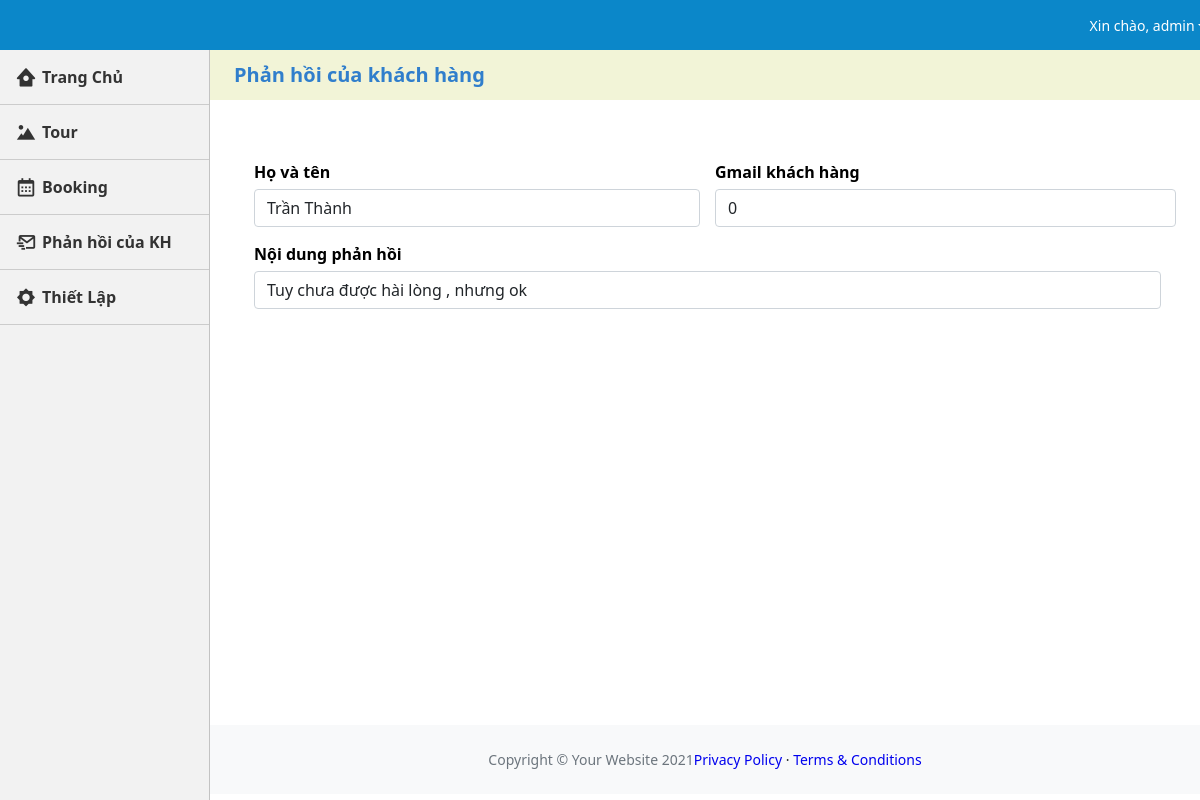
Page /xem_phan_hoi.php?id=1 (signed in) on the committed database.
### tables this page shows
CREATE TABLE `tbl_phan_hoi` (
  `id_phan_hoi` int(11) NOT NULL,
  `ho_va_ten` varchar(10) NOT NULL,
  `email` varchar(50) NOT NULL,
  `noi_dung` text NOT NULL
);

### xem_phan_hoi.php (the view, shortened to what this page needs)
<!DOCTYPE html>
<html lang="en">
    <head>
        <link href='https://unpkg.com/boxicons@2.0.9/css/boxicons.min.css' rel='stylesheet'>
        <link href="https://cdn.jsdelivr.net/npm/simple-datatables@latest/dist/style.css" rel="stylesheet" />
        <link href="css/styles.css" rel="stylesheet" />
        <link href="css/main.css" rel="stylesheet" />
    </head>
    <body class="sb-nav-fixed">
        <nav class="sb-topnav navbar navbar-expand navbar-dark bg-dark px-4" >
            <ul class="navbar-nav ms-auto ms-md-0 ">
                <li class="nav-item dropdown">
                    <a class="nav-link dropdown-toggle" id="navbarDropdown" href="#" role="button" data-bs-toggle="dropdown" aria-expanded="false" style="font-size: 14px;">Xin chào, admin</a>
                </li>
            </ul>
        </nav>
        <div id="layoutSidenav">
            <div id="layoutSidenav_nav">
                <nav class="sb-sidenav accordion sb-sidenav-dark" id="sidenavAccordion">
                    <div class="sb-sidenav-menu">
                    <ul class="nav">
                            <li class=" <?php if($page == 'home'){echo 'active';} ?>">
                                <a class="" href="index.php"><i class='bx bxs-home-circle'></i>
                                    <b>Trang Chủ</b></a>
                            </li>
                            <li class="<?php if($page == 'tour'){echo 'active';} ?>">
                                <a class="" href="tour.php"><i class='bx bxs-landscape'></i>
                                    <b>Tour</b></a>
                            </li>
                            <li class="<?php if($page == 'booking'){echo 'active';}?>">
                                <a class="" href="booking.php"><i class='bx bx-calendar' ></i>
                                    <b>Booking</b></a>
                            </li>
                            <li class="<?php if($page == 'send'){echo 'active';}?>">
                                <a class="" href="./phan_hoi_kh.php"><i class='bx bx-mail-send'></i>
                                    <b>Phản hồi của KH</b></a>
                            </li>
                            <li class="<?php if($page == 'setting'){echo 'active';}?>">
                                <a class="" href="./setting.php"><i class='bx bxs-brightness'></i>
                                    <b>Thiết Lập</b></a>
                            </li>
                        </ul>
                    </div>
                </nav>
            </div>
            <div id="layoutSidenav_content">
                <main>
                    <div >
                      <div class="container-list">
                        <div class="display-flex">
                            <h2 class="container-heading">Phản hồi của khách hàng</h2>
                        </div>
                      </div>
                        <div class="card mb-4 px-4">
                            <div class="card-body">
                               <?php
                                include('./config.php');
                                $id_send = $_GET["id"];
                                $sql = "
                                          SELECT*FROM tbl_phan_hoi where id_phan_hoi = ".$id_send."
                                ";
                                $noi_dung = mysqli_query($ket_noi, $sql);
                                $row = mysqli_fetch_array($noi_dung);
                               ?>
                                <form method="POST"  enctype="multipart/form-data">
                                    <div class="form-group">
                                        <div class="col-md-6 padd-left-0">
                                            <label for="txtTen">Họ và tên</label>
                                            <input class="form-control" id="txtTen" name="txtTen" placeholder="" value="<?php echo $row['ho_va_ten']; ?>" />
                                        </div>
                                        <div class="col-md-6 padd-right-0">
                                            <label for="txtGmail">Gmail khách hàng</label>
                                            <input class="form-control" id="txtGmail" name="txtGmail" placeholder="" value="<?php echo $row['email']; ?>" />
                                        </div>
                                    </div>
                                    <div class="form-group">
                                        <div class="col-md-12 padd-left-0">
                                            <label for="txtPhanhoi">Nội dung phản hồi</label>
                                            <input class="form-control" id="txtPhanhoi" name="txtPhanhoi" placeholder="" value="<?php echo $row['noi_dung']; ?>"/>
                                        </div>
                                    </div>
                                </form>
                            </div>
                        </div>
                    </div>
                </main>
                <footer class="py-4 bg-light mt-auto">
                    <div class="container-fluid px-4">
                        <div class="d-flex align-items-center justify-content-between small">
                            <div class="text-muted">Copyright &copy; Your Website 2021</div>
                            <div>
                                <a href="#">Privacy Policy</a>
                                &middot;
                                <a href="#">Terms &amp; Conditions</a>
                            </div>
                        </div>
                    </div>
                </footer>
            </div>
        </div>
    </body>
</html>

### css/main.css (style rules this page uses)
a { text-decoration: none; }
.sb-sidenav-menu .nav li { line-height: 30px; }
.sb-sidenav-menu .nav li a { position: relative; display: flex; align-items: center; padding: 12px 15px; color: #333; border-bottom: 1px solid #ccc; }
.sb-sidenav-menu .nav li a i { font-size: 22px; padding-right: 5px }
.card-body { color: #fff; padding: 10px 0 10px 20px; overflow: hidden; min-height: 75px; -webkit-border-radius: 3px; -moz-border-radius: 3px; border-radius: 3px; }
.container-heading { margin: 0; color: #307ECC; font-size: 20px; font-weight: bold; line-height: 50px; }
.display-flex { display: flex; justify-content:space-between; padding-right: 1.5rem !important; padding-left: 1.5rem !important; }
.container-list { background-color: #f2f4d7; margin-bottom: 50px; }
.form-group { margin-bottom: 15px; display: flex; }
.padd-left-0 { padding-right: 15px; }

### rows in the picture
tbl_phan_hoi: txtTen "Trần Thành", txtGmail "0", txtPhanhoi "Tuy chưa được hài lòng , nhưng ok"
